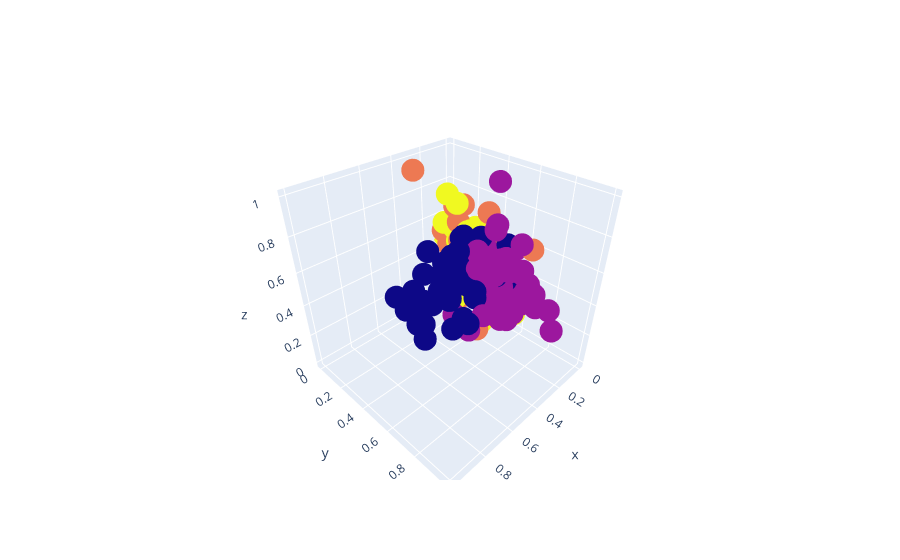

Write notebook code for a chart like this one.
### Code cell
fig = go.Figure()
fig.add_trace(go.Scatter3d(x = data['Color_Intensity'],
                           y = data['Alcohol'],
                           z = data['Ash'],
                           mode = 'markers',
                           marker = dict(color = clust.labels_.astype(np.float64)),text = [0,1,2]))
fig.show()

### Figure 1 — Plotly figure (JSON) as saved in the notebook; plotly's stock layout.template omitted (floating-point values rounded to 4 significant figures; data arrays with more than 128 entries replaced by an {"elided": "..."} marker saying what was removed)
{"data": [{"marker": {"color": {"elided": "178 int values"}}, "mode": "markers", "text": ["0", "1", "2"], "type": "scatter3d", "x": {"elided": "178 float values"}, "y": {"elided": "178 float values"}, "z": {"elided": "178 float values"}}], "layout": {}}
